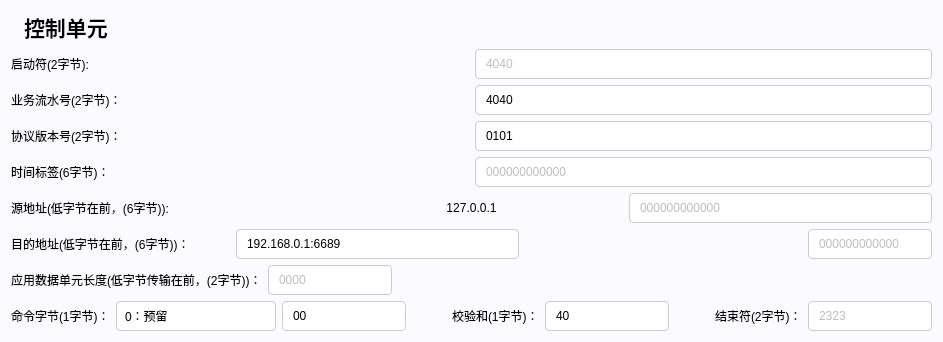
       <widget class="QWidget" name="widget_2" native="true">
        <property name="styleSheet">
         <string notr="true">QWidget {
	background-color: rgb(251, 250, 254);
	border-radius: 10px;
}
QLineEdit, QTextEdit {
    border: 1px solid #cccccc;
    border-radius: 4px;
    padding: 6px 8px;
    background-color: white;
    selection-background-color: #0078d4;
    selection-color: white;
}
QComboBox {
    border: 1px solid #cccccc;
    border-radius: 4px;
    padding: 6px 8px;
    background-color: white;
    min-width: 120px;
}

QComboBox::drop-down {
    border: none;
    width: 20px;
}
QComboBox::down-arrow {
	image: url(:/img/resources/images/down_arrow.png);
    width: 12px;
    height: 12px;
}

QComboBox QAbstractItemView {
    border: 1px solid #cccccc;
    background-color: white;
    selection-background-color: #0078d4;
}</string>
        </property>
        <layout class="QVBoxLayout" name="verticalLayout">
         <item>
          <layout class="QHBoxLayout" name="horizontalLayout_10">
           <item>
            <widget class="QLabel" name="label_145">
             <property name="styleSheet">
              <string notr="true"/>
             </property>
             <property name="text">
              <string/>
             </property>
             <property name="pixmap">
              <pixmap resource="../../res.qrc">:/img/resources/images/control.png</pixmap>
             </property>
            </widget>
           </item>
           <item>
            <widget class="QLabel" name="label_135">
             <property name="font">
              <font>
               <family>宋体</family>
               <pointsize>16</pointsize>
               <bold>true</bold>
              </font>
             </property>
             <property name="styleSheet">
              <string notr="true"/>
             </property>
             <property name="text">
              <string>控制单元</string>
             </property>
            </widget>
           </item>
           <item>
            <spacer name="horizontalSpacer_40">
             <property name="orientation">
              <enum>Qt::Orientation::Horizontal</enum>
             </property>
             <property name="sizeHint" stdset="0">
              <size>
               <width>40</width>
               <height>20</height>
              </size>
             </property>
            </spacer>
           </item>
          </layout>
         </item>
         <item>
          <layout class="QHBoxLayout" name="horizontalLayout_2">
           <item>
            <widget class="QLabel" name="label">
             <property name="text">
              <string>启动符(2字节):</string>
             </property>
            </widget>
           </item>
           <item>
            <widget class="QLineEdit" name="lineEdit_startSymbol">
             <property name="enabled">
              <bool>false</bool>
             </property>
             <property name="sizePolicy">
              <sizepolicy hsizetype="Preferred" vsizetype="Fixed">
               <horstretch>0</horstretch>
               <verstretch>0</verstretch>
              </sizepolicy>
             </property>
             <property name="text">
              <string>4040</string>
             </property>
            </widget>
           </item>
          </layout>
         </item>
         <item>
          <layout class="QHBoxLayout" name="horizontalLayout_3">
           <item>
            <widget class="QLabel" name="label_3">
             <property name="text">
              <string>业务流水号(2字节)：</string>
             </property>
            </widget>
           </item>
           <item>
            <widget class="QLineEdit" name="lineEdit_businessTransactionSerialNumber">
             <property name="sizePolicy">
              <sizepolicy hsizetype="Preferred" vsizetype="Fixed">
               <horstretch>0</horstretch>
               <verstretch>0</verstretch>
              </sizepolicy>
             </property>
             <property name="text">
              <string>4040</string>
             </property>
            </widget>
           </item>
          </layout>
         </item>
         <item>
          <layout class="QHBoxLayout" name="horizontalLayout_4">
           <item>
            <widget class="QLabel" name="label_4">
             <property name="text">
              <string>协议版本号(2字节)：</string>
             </property>
            </widget>
           </item>
           <item>
            <widget class="QLineEdit" name="lineEdit_protocolVersionNumber">
             <property name="sizePolicy">
              <sizepolicy hsizetype="Preferred" vsizetype="Fixed">
               <horstretch>0</horstretch>
               <verstretch>0</verstretch>
              </sizepolicy>
             </property>
             <property name="text">
              <string>0101</string>
             </property>
            </widget>
           </item>
          </layout>
         </item>
         <item>
          <layout class="QHBoxLayout" name="horizontalLayout_5">
           <item>
            <widget class="QLabel" name="label_5">
             <property name="text">
              <string>时间标签(6字节)：</string>
             </property>
            </widget>
           </item>
           <item>
            <widget class="QLineEdit" name="lineEdit_timeLabel">
             <property name="enabled">
              <bool>false</bool>
             </property>
             <property name="sizePolicy">
              <sizepolicy hsizetype="Preferred" vsizetype="Fixed">
               <horstretch>0</horstretch>
               <verstretch>0</verstretch>
              </sizepolicy>
             </property>
             <property name="text">
              <string>000000000000</string>
             </property>
            </widget>
           </item>
          </layout>
         </item>
         <item>
          <layout class="QHBoxLayout" name="horizontalLayout_6">
           <item>
            <widget class="QLabel" name="label_6">
             <property name="text">
              <string>源地址(低字节在前，(6字节)):</string>
             </property>
            </widget>
           </item>
           <item>
            <widget class="QLabel" name="label_sourceAddress">
             <property name="text">
              <string>127.0.0.1</string>
             </property>
             <property name="alignment">
              <set>Qt::AlignmentFlag::AlignCenter</set>
             </property>
            </widget>
           </item>
           <item>
            <widget class="QLineEdit" name="lineEdit_sourceAddress">
             <property name="enabled">
              <bool>false</bool>
             </property>
             <property name="sizePolicy">
              <sizepolicy hsizetype="Preferred" vsizetype="Fixed">
               <horstretch>0</horstretch>
               <verstretch>0</verstretch>
              </sizepolicy>
             </property>
             <property name="text">
              <string>000000000000</string>
             </property>
            </widget>
           </item>
          </layout>
         </item>
         <item>
          <layout class="QHBoxLayout" name="horizontalLayout_7">
           <item>
            <widget class="QLabel" name="label_7">
             <property name="text">
              <string>目的地址(低字节在前，(6字节))：</string>
             </property>
            </widget>
           </item>
           <item>
            <spacer name="horizontalSpacer_33">
             <property name="orientation">
              <enum>Qt::Orientation::Horizontal</enum>
             </property>
             <property name="sizeType">
              <enum>QSizePolicy::Policy::Preferred</enum>
             </property>
             <property name="sizeHint" stdset="0">
              <size>
               <width>40</width>
               <height>20</height>
              </size>
             </property>
            </spacer>
           </item>
           <item>
            <widget class="QLineEdit" name="lineEdit_targetIPPort">
             <property name="text">
              <string>192.168.0.1:6689</string>
             </property>
            </widget>
           </item>
           <item>
            <spacer name="horizontalSpacer_37">
             <property name="orientation">
              <enum>Qt::Orientation::Horizontal</enum>
             </property>
             <property name="sizeType">
              <enum>QSizePolicy::Policy::Expanding</enum>
             </property>
             <property name="sizeHint" stdset="0">
              <size>
               <width>40</width>
               <height>20</height>
              </size>
             </property>
            </spacer>
           </item>
           <item>
            <widget class="QLineEdit" name="lineEdit_destinationAddress">
             <property name="enabled">
              <bool>false</bool>
             </property>
             <property name="sizePolicy">
              <sizepolicy hsizetype="Preferred" vsizetype="Fixed">
               <horstretch>0</horstretch>
               <verstretch>0</verstretch>
              </sizepolicy>
             </property>
             <property name="text">
              <string>000000000000</string>
             </property>
            </widget>
           </item>
          </layout>
         </item>
         <item>
          <layout class="QHBoxLayout" name="horizontalLayout_8">
           <item>
            <widget class="QLabel" name="label_8">
             <property name="text">
              <string>应用数据单元长度(低字节传输在前，(2字节))：</string>
             </property>
            </widget>
           </item>
           <item>
            <widget class="QLineEdit" name="lineEdit_applicationDataUnitLength">
             <property name="enabled">
              <bool>false</bool>
             </property>
             <property name="sizePolicy">
              <sizepolicy hsizetype="Preferred" vsizetype="Fixed">
               <horstretch>0</horstretch>
               <verstretch>0</verstretch>
              </sizepolicy>
             </property>
             <property name="text">
              <string>0000</string>
             </property>
            </widget>
           </item>
           <item>
            <spacer name="horizontalSpacer_38">
             <property name="orientation">
              <enum>Qt::Orientation::Horizontal</enum>
             </property>
             <property name="sizeHint" stdset="0">
              <size>
               <width>40</width>
               <height>20</height>
              </size>
             </property>
            </spacer>
           </item>
          </layout>
         </item>
         <item>
          <layout class="QHBoxLayout" name="horizontalLayout_9">
           <item>
            <widget class="QLabel" name="label_9">
             <property name="text">
              <string>命令字节(1字节)：</string>
             </property>
            </widget>
           </item>
           <item>
            <widget class="QComboBox" name="comboBox_cmdType">
             <property name="sizePolicy">
              <sizepolicy hsizetype="Preferred" vsizetype="Fixed">
               <horstretch>0</horstretch>
               <verstretch>0</verstretch>
              </sizepolicy>
             </property>
             <item>
              <property name="text">
               <string>0：预留</string>
              </property>
             </item>
             <item>
              <property name="text">
               <string>1：控制命令</string>
              </property>
             </item>
             <item>
              <property name="text">
               <string>2：发送数据</string>
              </property>
             </item>
             <item>
              <property name="text">
               <string>3：确认</string>
              </property>
             </item>
             <item>
              <property name="text">
               <string>4：请求</string>
              </property>
             </item>
             <item>
              <property name="text">
               <string>5：应答</string>
              </property>
             </item>
             <item>
              <property name="text">
               <string>6：否认</string>
              </property>
             </item>
             <item>
              <property name="text">
               <string>7~127：预留</string>
              </property>
             </item>
             <item>
              <property name="text">
               <string>128~255：预留</string>
              </property>
             </item>
            </widget>
           </item>
           <item>
            <widget class="QLineEdit" name="lineEdit_commandByte">
             <property name="text">
              <string>00</string>
             </property>
            </widget>
           </item>
           <item>
            <spacer name="horizontalSpacer_32">
             <property name="orientation">
              <enum>Qt::Orientation::Horizontal</enum>
             </property>
             <property name="sizeHint" stdset="0">
              <size>
               <width>40</width>
               <height>20</height>
              </size>
             </property>
            </spacer>
           </item>
           <item>
            <widget class="QLabel" name="label_12">
             <property name="text">
              <string>校验和(1字节)：</string>
             </property>
            </widget>
           </item>
           <item>
            <widget class="QLineEdit" name="lineEdit_checksum">
             <property name="text">
              <string>40</string>
             </property>
            </widget>
           </item>
           <item>
            <spacer name="horizontalSpacer_34">
             <property name="orientation">
              <enum>Qt::Orientation::Horizontal</enum>
             </property>
             <property name="sizeHint" stdset="0">
              <size>
               <width>40</width>
               <height>20</height>
              </size>
             </property>
            </spacer>
           </item>
           <item>
            <widget class="QLabel" name="label_13">
             <property name="text">
              <string>结束符(2字节)：</string>
             </property>
            </widget>
           </item>
           <item>
            <widget class="QLineEdit" name="lineEdit_endMark">
             <property name="enabled">
              <bool>false</bool>
             </property>
             <property name="text">
              <string>2323</string>
             </property>
            </widget>
           </item>
          </layout>
         </item>
        </layout>
       </widget>
